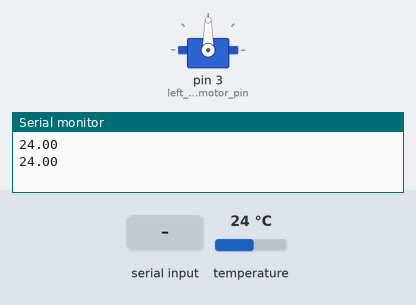
The sketch below on a simulated Arduino Uno, built with avr-gcc and run on an emulated ATmega328P. Parts: servo, the last lines printed to the serial monitor. The test bench sets the inputs (shaded band); at power-on: temperature 24 °C.

Above: at 1.2 s.
1.3 s: "4" received over Serial
At 1.8 s:
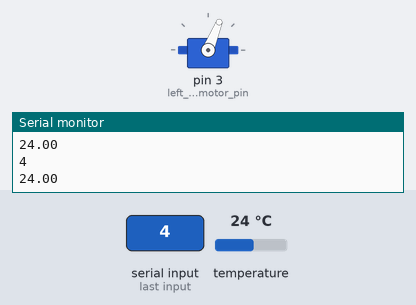
2.8 s: "6" received over Serial
At 4.1 s:
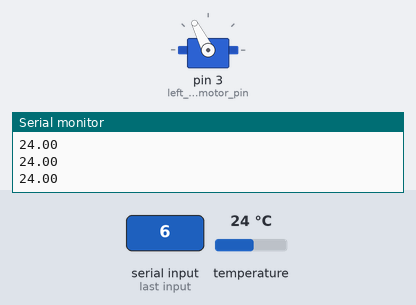
Timing chart, 0 to 5.8 s (numbered marks = the images above; inputs shaded):
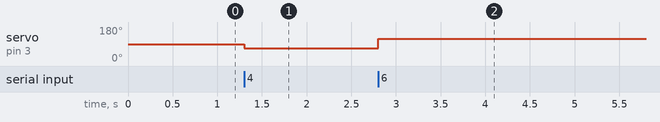

The sketch:

ZB_servotimer2_test_sketch.ino
```cpp
#include <OneWire.h>
#include <ServoTimer2.h>

float water_temp;

#define left_axial_motor_pin 3

// external temp sensor object
int DS18S20_Pin = 9;

// OneWire object for external temp sensor
OneWire ds(DS18S20_Pin);

ServoTimer2 left_axial_motor;

int left_axial_motor_speed = 1500;

unsigned long last_time = 0;

void setup()
{
 Serial.begin(115200);
 left_axial_motor.attach(left_axial_motor_pin);
}

void loop()
{
  if( millis() - last_time > 500)
  {
     last_time = millis();
     water_temp = get_water_temp();
     Serial.println(water_temp);
  }

  if( Serial.available()) {
     char inChar = Serial.read();
     if( inChar == '5') {
       Serial.println(inChar);
       left_axial_motor.write(1500);

    } else if( inChar == '4') {
      Serial.println(inChar);
      left_axial_motor.write(1250);

    } else if( inChar == '6') {
      Serial.println(inChar);
      left_axial_motor.write(1750);

    }
  }
}


float get_water_temp(){
  //returns the temperature from one DS18S20 in DEG Celsius

  byte data[12];
  byte addr[8];

  if ( !ds.search(addr)) {
      //no more sensors on chain, reset search
      ds.reset_search();
      return -1000;
  }

  if ( OneWire::crc8( addr, 7) != addr[7]) {
      //Serial.println("CRC is not valid!");
      return -1000;
  }

  if ( addr[0] != 0x10 && addr[0] != 0x28) {
      //Serial.print("Device is not recognized");
      return -1000;
  }

  ds.reset();
  ds.select(addr);
  ds.write(0x44,1); // start conversion, with parasite power on at the end

  byte present = ds.reset();
  ds.select(addr);
  ds.write(0xBE); // Read Scratchpad


  for (int i = 0; i < 9; i++) { // we need 9 bytes
    data[i] = ds.read();
  }

  ds.reset_search();

  byte MSB = data[1];
  byte LSB = data[0];

  float tempRead = ((MSB << 8) | LSB); //using two's compliment
  float TemperatureSum = tempRead / 16;

  return TemperatureSum;

}
```

Measured:
- after the input at 1.3 s, servo on pin 3 (left_axial_motor_pin): 90° → 68° at once
- after the input at 2.8 s, servo on pin 3 (left_axial_motor_pin): 68° → 117° at once
